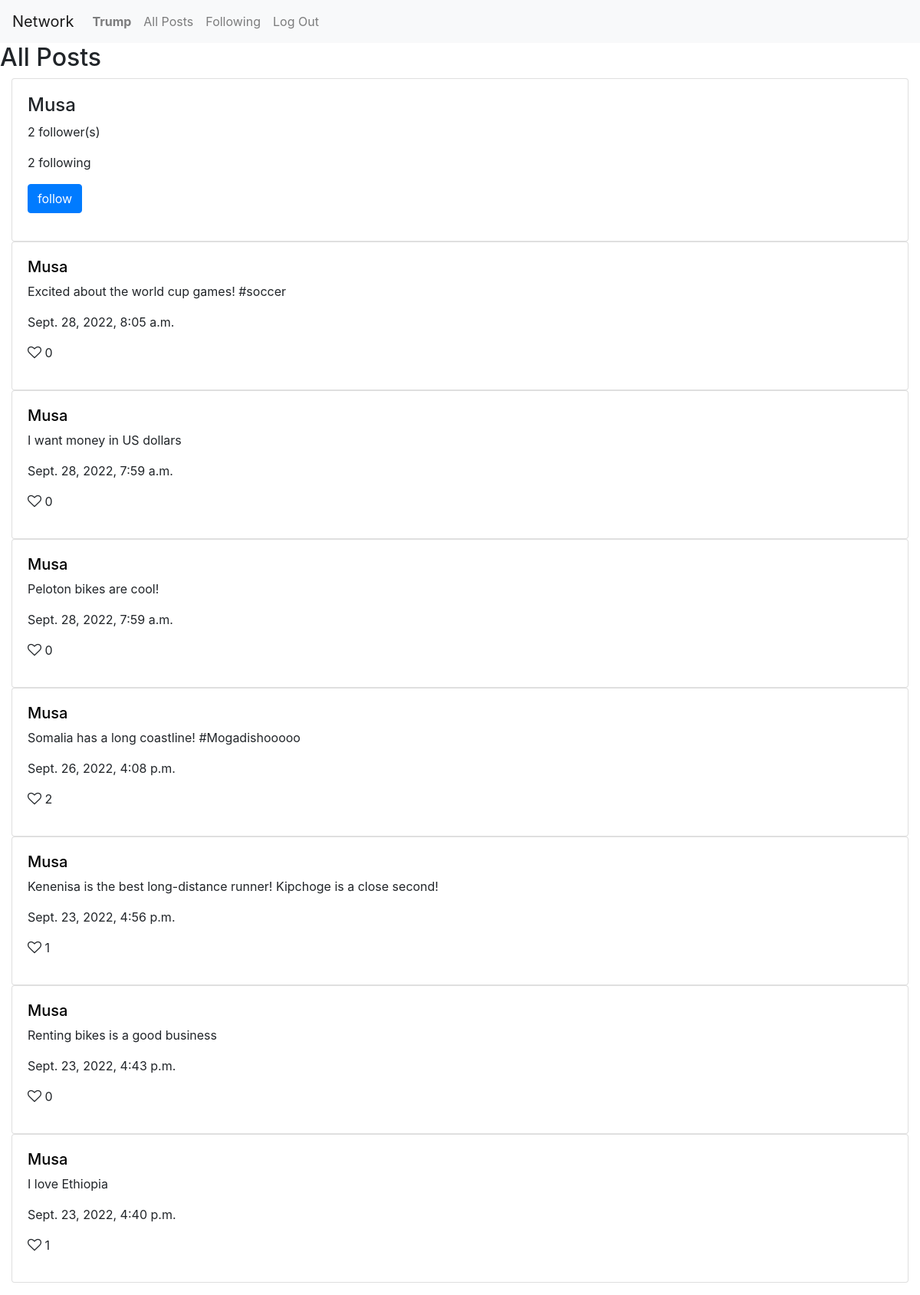
The app's page /profile/musa (signed in) with its own data.
### network/models.py (models this page shows, shortened)
class User(AbstractUser):
    pass
    followers = models.ManyToManyField('self', symmetrical=False, related_name= "following",
                blank=True)
    def count_followers(self):
        return self.followers.count()
    def count_following(self):
        return User.objects.filter(followers=self).count()

class Post(models.Model):
     post_id = models.AutoField(primary_key=True)
     postNote = models.TextField()
     poster = models.ForeignKey(User, on_delete=models.CASCADE, related_name="posts", null = True)
     timeStamp = models.DateTimeField(auto_now_add=True, null=True)
     likes = models.IntegerField(default = 0, null=True)
     likers =  models.ManyToManyField(User,  related_name="likerz", null = True)

### network/views.py (the view)
# urls.py: path("profile/<str:profile>",views.profile, name = "profile"),
def profile(request, profile):
    profile = User.objects.get(username = profile)
    print(request.user.is_authenticated and request.user == profile)
    if request.user.is_authenticated:
        text = "unfollow" if profile.followers.contains(request.user) else "follow"
    else :
        text ="ignore" #shouldn't be displayed
    post_list = Post.objects.order_by("-timeStamp").filter(poster = profile)
    paginator = Paginator(post_list, 8)
    page_number = request.GET.get('page')
    page_obj = paginator.get_page(page_number)
    return render(request, 'network/profilePage.html',
        {'profile': profile,
         "page_obj" : page_obj,
         'isSelf' : (request.user.is_authenticated and request.user == profile ),
         'follow' : text,
         'followers' : profile.count_followers(),
         'following' : profile.count_following(),
          })

### network/templates/network/profilePage.html (shortened to what this page needs)
{% extends "network/layout.html" %}
{% load static %}
{% block body %}
    <h2>All Posts</h2>
    <div  class = "container-fluid">
        <div class="card space" >
            <h4> {{ profile.username| capfirst }}</h4>
            <p>{{ followers }} follower(s) </p>
            <p>{{ following }} following </p>
            {% if isSelf %}
            {% else %}
                {% if user.is_authenticated %}
                    <form action = "{% url 'follow' profile %}" method = "post">
                        <p><input type="submit" value = "{{ follow }}" class="btn btn-primary"/> </p>
                    </form>
                {% endif %}
            {% endif %}
        </div>
    </div>
   <div id="posts-view">
    {% for post in page_obj %}
    <div  class = "container-fluid">
        <div id = "{{ post.post_id }}"class="card space" >
                <a  style="color:black" href="{% url 'profile' post.poster %}" ><h5> {{ post.poster| capfirst }}</h5> </a>
                <p class =  "post" id = "post{{ post.post_id }}"> {{ post.postNote }}</p>
                <p> {{ post.timeStamp }}</p>
                {% if  user in  post.likers.all %}
                    <p id = "like{{ post.post_id }}" ><a  class = "like" id = "c{{post.post_id}}" ><i  id = "b{{ post.post_id }}" class=" fa fa-heart" style="font-size:18px; color: blue"></i> </a> {{post.likes}}</a></p>
                {% else %}
                    <p id = "like{{ post.post_id }}" ><a  class = "like" id = "c{{post.post_id}}"><i  id = "b{{ post.post_id }}" class=" fa fa-heart-o" style="font-size:18px"></i> </a> {{post.likes}}</a></p>
                {% endif %}
        </div>
    </div>
    {% empty %}
        <div> No Posts Avialable.</div>
    {% endfor %}
</div>
{% endblock %}

### network/templates/network/layout.html (shortened to what this page needs)
{% load static %}
<!DOCTYPE html>
<html lang="en">
    <head>
        <link rel="stylesheet" href="https://stackpath.bootstrapcdn.com/bootstrap/4.4.1/css/bootstrap.min.css">
        <link href="{% static 'network/styles.css' %}" rel="stylesheet">
        <link rel="stylesheet" href="https://cdnjs.cloudflare.com/ajax/libs/font-awesome/4.7.0/css/font-awesome.min.css">
    </head>
    <body>
        <nav class="navbar navbar-expand-lg navbar-light bg-light">
            <a class="navbar-brand" href="#">Network</a>
            <div>
              <ul class="navbar-nav mr-auto">
                {% if user.is_authenticated %}
                    <li class="nav-item">
                        <a class="nav-link" href="#"><strong>{{ user.username }}</strong></a>
                    </li>
                {% endif %}
                <li class="nav-item">
                  <a class="nav-link" href="{% url 'index' %}">All Posts</a>
                </li>
                {% if user.is_authenticated %}
                    <li class="nav-item">
                        <a class="nav-link" href="{% url 'following' %}">Following</a>
                    </li>
                    <li class="nav-item">
                        <a class="nav-link" href="{% url 'logout' %}">Log Out</a>
                    </li>
                {% endif %}
              </ul>
            </div>
          </nav>
        <div class="body">
            {% block body %}
            {% endblock %}
        </div>
    </body>
</html>

### network/static/network/styles.css (style rules this page uses)
.space { padding : 20px; }

### records on screen
User: username "Trump"
User: username "Musa"
Post: poster "Musa", postNote "Excited about the world cup games! #soccer", timeStamp "Sept. 28, 2022, 8:05 a.m.", likes "0"
Post: poster "Musa", postNote "I want money in US dollars", timeStamp "Sept. 28, 2022, 7:59 a.m.", likes "0"
Post: poster "Musa", postNote "Peloton bikes are cool!", timeStamp "Sept. 28, 2022, 7:59 a.m.", likes "0"
Post: poster "Musa", postNote "Somalia has a long coastline! #Mogadishooooo", timeStamp "Sept. 26, 2022, 4:08 p.m.", likes "2"
Post: poster "Musa", postNote "Kenenisa is the best long-distance runner! Kipchoge is a close second!", timeStamp "Sept. 23, 2022, 4:56 p.m.", likes "1"
Post: poster "Musa", postNote "Renting bikes is a good business", timeStamp "Sept. 23, 2022, 4:43 p.m.", likes "0"
Post: poster "Musa", postNote "I love Ethiopia", timeStamp "Sept. 23, 2022, 4:40 p.m.", likes "1"

### other values on screen
{{ followers }} "2"
{{ following }} "2"
